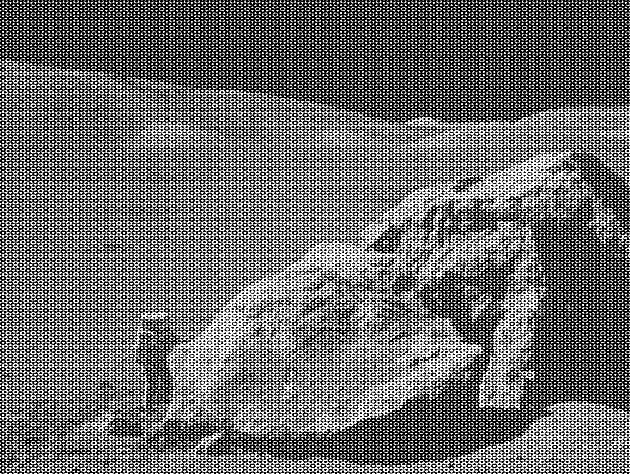
#> input picture Required Images/Fig0505(a)(applo17_boulder_noisy).tif, 630 x 474 px, found by its file name
$ python Exp7_5_assignment3.py
#> lines starting #> are read from the running program, lines starting #| are printed output that depends on the picture
"""
Remove noise in `Fig0505(a)(applo17_boulder_noisy).tif`

Hint : apply circular filter band reject
Radius and width user control
"""

import cv2
import numpy as np
import matplotlib.pyplot as plt

img = cv2.imread('Fig0505(a)(applo17_boulder_noisy).tif', 0)
#> img is the input picture: shape (474, 630); min 0, max 255, mean 108.1
img = cv2.resize(img, (500, 500))
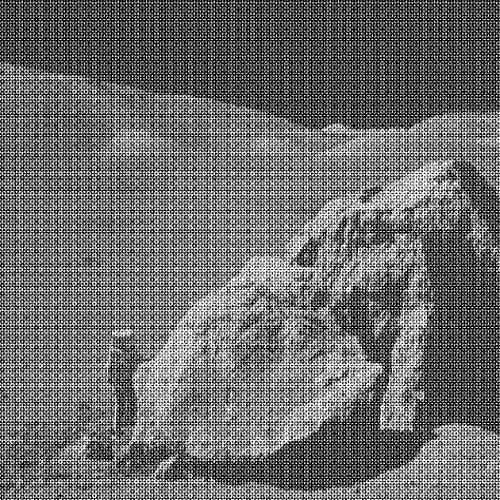
#> img: shape (500, 500); min 0, max 255, mean 108
cv2.imshow('Original Image', img)
cv2.waitKey(0)

(nr, nc) = img.shape
#> nr = 500; nc = 500

# Fourier transform of an image and its spectrum
f = np.fft.fft2(img)
f = np.fft.fftshift(f)
f_abs = np.abs(f)
# cv2.imshow('Spectrum with out LOG trasform', f_abs)
# cv2.waitKey(0)

spectrum = 255 * np.log(f_abs + 1) / np.log(np.max(f_abs + 1))
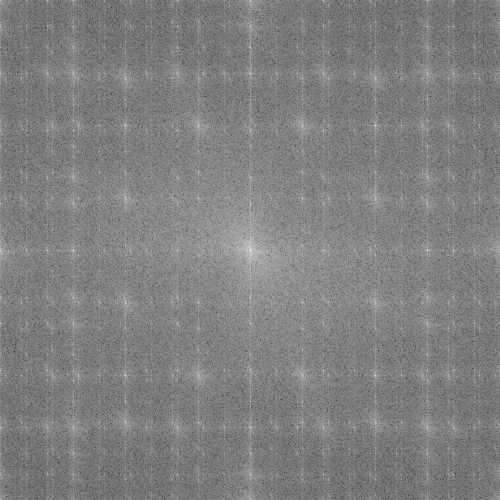
#> spectrum: shape (500, 500) float64; min 47.26, max 255, mean 128
spectrum = spectrum.astype(np.uint8)
cv2.imshow('Spectrum', spectrum)
cv2.waitKey(0)

mask = np.ones((500, 500))
# -----------------------------Mask Design------------------------------------
radius = int(input("Enter Radius:"))
#> the answer given: 3

for i in range(1, 2 * nr + 1):
    for j in range(1, 2 * nc + 1):
#> (the run stopped early here; a loop or call above may not have finished)
